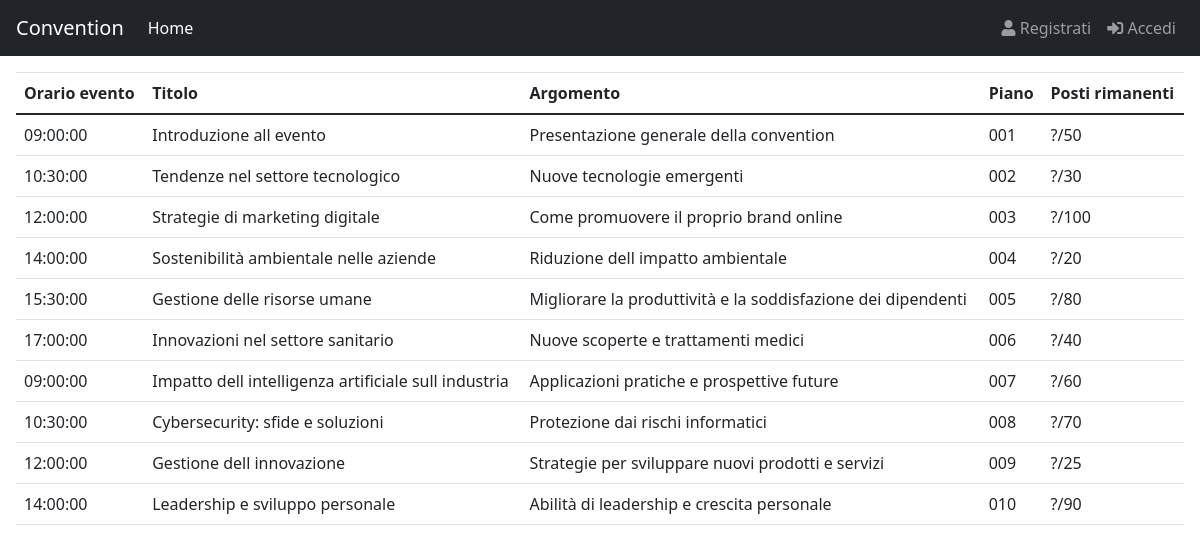
The page /Sito_convention/index.php on the database its author committed.
### tables this page shows
CREATE TABLE IF NOT EXISTS Speech(
    IDSpeech INT(3) NOT NULL AUTO_INCREMENT,
    Titolo VARCHAR(100) NULL,
    Argomento VARCHAR(100) NULL,
    PRIMARY KEY(IDSpeech)
);

CREATE TABLE IF NOT EXISTS Piano(
    Numero CHAR(3) NOT NULL,
    PRIMARY KEY(Numero)
);

### Sito_convention/utilitis.php (called while the page is built, shortened)
<?php
    function isArel(){
        if(isset($_SESSION["RelAnche"])){
            return true;
        }else{
            return false;
        }
    }
    function isPart(){
        if(isset($_SESSION["idPart"])){
            return true;
        }else{
            return false;
        }
    }
    function is_Anonymus() {
        if(isArel() || isPart()){
            return true;
        }
        else{
            return false;
        }
    };
?>

### Sito_convention/Database.php (called while the page is built, shortened)
<?php
    class Database {
        private static $host = "localhost";
        private static $username = "root";
        private static $password = "";
        private static $database = "Convention";
        private static $connection;
        public static function connect() {
            self::$connection = new mysqli(self::$host, self::$username, self::$password, self::$database);
            return true;
        }
        public static function executeQueryNormal($query) {
            $result = self::$connection->query($query);
            return $result;
        }
    }
?>

### Sito_convention/index.php (the view, shortened to what this page needs)
<!DOCTYPE html>
<html lang="en">
<head>
    <link rel="stylesheet" href="https://use.fontawesome.com/releases/v5.5.0/css/all.css">
    <link rel="stylesheet" href="https://maxcdn.bootstrapcdn.com/bootstrap/4.1.3/css/bootstrap.min.css">
    <link href="https://cdn.jsdelivr.net/npm/bootstrap@5.0.2/dist/css/bootstrap.min.css" rel="stylesheet">
</head>
<body>
    <?php
        include "Database.php";
        include "utilitis.php";
    ?>
    <nav class="navbar navbar-expand-md bg-dark navbar-dark sticky-top">
        <a class="navbar-brand" href="#">Convention</a>
        <div id="navb" class="navbar-collapse collapse hide">
            <ul class="navbar-nav">
            <li class="nav-item active">
                <a class="nav-link" href="index.php">Home</a>
            </li>
            </ul>
            <?php
                if(is_Anonymus()){
                    Controllo_Utente();
                    if (Database::connect()){
                        $queryTab= "SELECT NomePart,CognomePart FROM Partecipante WHERE IDPart = ?";
                        $parametri=["i",$_SESSION['idPart']];
                        if($risultatoUser=Database::executeQuery($queryTab,$parametri,true)){
                            if (($risultatoUser->num_rows) == 1){
                                $Risposta_user=$risultatoUser->fetch_assoc();
                                $htmlmio = <<<XYZ
                                <ul class="nav navbar-nav ml-auto dropleft">
                                    <div class="dropdown">
                                    <div class="dropdown-menu" aria-labelledby="dropdownMenuButton">
                                    <a class="dropdown-item" href="#">Info Account</a>
                                    <a class="dropdown-item" href="destroyer_session.php"><span class="fas fa-sign-in-alt"></span> Logout</a>
                                    </div>
                                </div>
                                    <a type="button" id="dropdownMenuButton" data-toggle="dropdown" aria-haspopup="true" aria-expanded="false" class="nav-link" href="#"><span class="fas fa-user"> {$Risposta_user['CognomePart']} </span></a>
                                    </div>
                                </li>
                                </ul>
                                XYZ;
                                echo $htmlmio;
                            }
                            else{
                                    header("Location: ./destroyer_session.php?call=controllo utente 2 header");
                                    exit;
                            }
                        }
                    }
                }
                else{
                    $htmlmio = <<<XYZ
                    <ul class="nav navbar-nav ml-auto">
                        <li class="nav-item">
                            <a class="nav-link" href="register.php"><span class="fas fa-user"></span> Registrati</a>
                        </li>
                        <li class="nav-item">
                            <a class="nav-link" href="login.php"><span class="fas fa-sign-in-alt"></span> Accedi</a>
                        </li>
                    </ul>
                    XYZ;
                    echo $htmlmio;
                }
            ?>
        </div>
    </nav>
    <div class="container-fluid p-3">
        <?php
            if(is_Anonymus()){
                session_start();
                Controllo_Utente();
                echo (intval($_COOKIE['Tempo_Sessione']) - time())."<br>";
                if (Database::connect()){
                    if(isPart()){
                        $queryTab= "SELECT FasciaOraria,Titolo,Argomento,IDSpeech FROM Sceglie,Programma,Speech WHERE Sceglie.IDProgramma_fk = Programma.IDProgramma AND Speech.IDSpeech = Programma.IDSpeech_fk AND Sceglie.IDPart_fk = ?";
                        $parametri=["i",$_SESSION['idPart']];
                        if($risultatoSpeech=Database::executeQuery($queryTab,$parametri,true)){
                            $htmlmio=<<<XYZ
                            <div class="row">
                                <div class="col text-end">
                                    <form action="AggiungiSpeech.php" method="post">
                                        <button class="btn btn-secondary" type="submit">Aggiungi Speech</button>
                                    </form>
                                </div>
                            </div>
                            XYZ;
                            echo $htmlmio;
                            if (!($risultatoSpeech->num_rows) == 0){
                                $htmlmio=<<<XYZ
                                <table class='table'>
                                    <thead>
                                        <tr>
                                            <th>Orario evento</th>
                                            <th>Titolo</th>
                                            <th>Argomento</th>
                                            <th>Azioni</th>
                                        </tr>
                                    </thead>
                                    <tbody>
                                XYZ;
                                echo $htmlmio;
                                while($Risposta_speech=mysqli_fetch_array($risultatoSpeech)) {
                                    echo "<tr>";
                                        echo "<td>" . $Risposta_speech["FasciaOraria"] . "</td>";
                                        echo "<td>" . $Risposta_speech["Titolo"] . "</td>";
                                        echo "<td>" . $Risposta_speech["Argomento"] . "</td>";
                                        echo "<td><form action='Abbandona.php' method='POST'><input type='hidden' name='IdPart' value=".$_SESSION['idPart']." /><input type='hidden' name='QualeSpeech' value=".$Risposta_speech["IDSpeech"]." /><button type='submit' class='btn btn-danger'>Abbandona</button></form></td>";
                                    echo "<tr>";
                                }
                                $htmlmio =<<<XYZ
                                    </tbody>
                                </table>
                                XYZ;
                            }
                            else{
                                echo "Non partecipi a nessun speech";
                            }
                        }
                    }
                    if(isArel()){
                        $queryTab= "SELECT NomeRel,CognomeRel,RSAzienda_fk FROM Relatore WHERE IDRel = ?";
                        $parametri=["i",$_SESSION["RelAnche"]];
                        if($risultatoUser=Database::executeQuery($queryTab,$parametri,true)){
                            if (($risultatoUser->num_rows) == 1){
                                $Risposta_user=$risultatoUser->fetch_assoc();
                                echo "Benvenuto/a ".$Risposta_user["NomeRel"]." ".$Risposta_user["CognomeRel"]." della ".$Risposta_user["RSAzienda_fk"]."<br>";
                            }
                            else{
                                echo "Utente non esistente";
                                header("Location: ./destroyer_session.php");
                                exit;
                            }
                        }
                        $queryTab= "SELECT FasciaOraria,Titolo,Argomento,IDSpeech FROM Relaziona,Programma,Speech WHERE Relaziona.IDProgramma_fk = Programma.IDProgramma AND Speech.IDSpeech = Programma.IDSpeech_fk AND Relaziona.IDRel_fk = ?";
                        $parametri=["i",$_SESSION['RelAnche']];
                        if($risultatoSpeech=Database::executeQuery($queryTab,$parametri,true)){
                            if (!($risultatoSpeech->num_rows) == 0){
                                $htmlmio=<<<XYZ
                                <table class='table'>
                                    <thead>
                                        <tr>
                                            <th>Orario evento</th>
                                            <th>Titolo</th>
                                            <th>Argomento</th>
                                        </tr>
                                    </thead>
                                    <tbody>
                                XYZ;
                                echo $htmlmio;
                                while($Risposta_speech=mysqli_fetch_array($risultatoSpeech)) {
                                    echo "<tr>";
                                        echo "<td>" . $Risposta_speech["FasciaOraria"] . "</td>";
                                        echo "<td>" . $Risposta_speech["Titolo"] . "</td>";
                                        echo "<td>" . $Risposta_speech["Argomento"] . "</td>";
                                    echo "<tr>";
                                }
                                $htmlmio =<<<XYZ
                                    </tbody>
                                </table>
                                XYZ;
                            }
                            else{
                                echo "Non fai da relatore a nessun speech";
                            }
                        }
                    }
                }
            }
            else{
                if (Database::connect()){
                    $queryTab= "SELECT DISTINCT FasciaOraria,Titolo,Argomento,IDSpeech,NpostiSala,Numero FROM Sceglie,Programma,Speech,Sala,Piano WHERE Sceglie.IDProgramma_fk = Programma.IDProgramma AND Speech.IDSpeech = Programma.IDSpeech_fk AND Programma.NomeSala_fk = Sala.NomeSala AND Sala.Numero_fk = Piano.Numero";
                    if($risultatoSpeech=Database::executeQueryNormal($queryTab)){
                        if (!($risultatoSpeech->num_rows) == 0){
                            $htmlmio=<<<XYZ
                            <table class='table'>
                                <thead>
                                    <tr>
                                        <th>Orario evento</th>
                                        <th>Titolo</th>
                                        <th>Argomento</th>
                                        <th>Piano</th>
                                        <th>Posti rimanenti</th>
                                    </tr>
                                </thead>
                                <tbody>
                            XYZ;
                            echo $htmlmio;
                            while($Risposta_speech=mysqli_fetch_array($risultatoSpeech)) {
                                echo "<tr>";
                                    echo "<td>" . $Risposta_speech["FasciaOraria"] . "</td>";
                                    echo "<td>" . $Risposta_speech["Titolo"] . "</td>";
                                    echo "<td>" . $Risposta_speech["Argomento"] . "</td>";
                                    echo "<td>" . $Risposta_speech["Numero"] . "</td>";
                                    echo "<td>" ."?/". $Risposta_speech["NpostiSala"] . "</td>";
                                echo "<tr>";
                            }
                        }
                        else{
                            echo "Non esiste nessuno speech in giornata";
                        }
                    }
                }
            }
        ?>
    </div>
</body>
</html>

### rows shown on the page
speech: FasciaOraria "09:00:00", Titolo "Introduzione all evento", Argomento "Presentazione generale della convention", piano.Numero "001", NpostiSala "50"
speech: FasciaOraria "10:30:00", Titolo "Tendenze nel settore tecnologico", Argomento "Nuove tecnologie emergenti", piano.Numero "002", NpostiSala "30"
speech: FasciaOraria "12:00:00", Titolo "Strategie di marketing digitale", Argomento "Come promuovere il proprio brand online", piano.Numero "003", NpostiSala "100"
speech: FasciaOraria "14:00:00", Titolo "Sostenibilità ambientale nelle aziende", Argomento "Riduzione dell impatto ambientale", piano.Numero "004", NpostiSala "20"
speech: FasciaOraria "15:30:00", Titolo "Gestione delle risorse umane", Argomento "Migliorare la produttività e la soddisfazione dei dipendenti", piano.Numero "005", NpostiSala "80"
speech: FasciaOraria "17:00:00", Titolo "Innovazioni nel settore sanitario", Argomento "Nuove scoperte e trattamenti medici", piano.Numero "006", NpostiSala "40"
speech: FasciaOraria "09:00:00", Titolo "Impatto dell intelligenza artificiale sull industria", Argomento "Applicazioni pratiche e prospettive future", piano.Numero "007", NpostiSala "60"
speech: FasciaOraria "10:30:00", Titolo "Cybersecurity: sfide e soluzioni", Argomento "Protezione dai rischi informatici", piano.Numero "008", NpostiSala "70"
speech: FasciaOraria "12:00:00", Titolo "Gestione dell innovazione", Argomento "Strategie per sviluppare nuovi prodotti e servizi", piano.Numero "009", NpostiSala "25"
speech: FasciaOraria "14:00:00", Titolo "Leadership e sviluppo personale", Argomento "Abilità di leadership e crescita personale", piano.Numero "010", NpostiSala "90"
